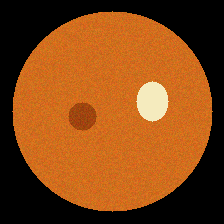
%> input picture data/raw/aptos/aptos_00_1.png, 224 x 224 px
$ octave --eval "result = enhanceContrast(imread('../data/raw/aptos/aptos_00_1.png'));"   (GNU Octave 9; MATLAB toolbox functions it lacks are replaced by stand-ins)
%> lines starting %> are read from the running program, lines starting %| are printed output that depends on the picture; in (x1, y1, x2, y2) boxes, pixels count from 0 and x2, y2 are one past the last pixel; in counts of white or black regions, pixels touching at a corner belong together; the program's own positions count from 1
function enhancedImg = enhanceContrast(img, gammaVal, clipPercentiles)
% ENHANCECONTRAST Retinal dynamic range stretching and adaptive gamma correction.
%
%   enhancedImg = enhanceContrast(img)
%   enhancedImg = enhanceContrast(img, gammaVal)
%   enhancedImg = enhanceContrast(img, gammaVal, clipPercentiles)
%
%   Inputs:
%       img             - RGB or grayscale retinal fundus image (uint8 or double).
%       gammaVal        - (Optional) Gamma correction exponent (Default: 1.15).
%                         Values >1 stretch darker microvascular detail.
%       clipPercentiles - (Optional) [lowPercentile, highPercentile] for contrast stretch (Default: [1.0, 99.0]).
%
%   Outputs:
%       enhancedImg     - Contrast-stretched RGB or grayscale image (uint8).
%
%   Author: SIH26038 Capstone Engineering Team
%   Date: September 2026

    if nargin < 2 || isempty(gammaVal)
        gammaVal = 1.15;
    end

    if nargin < 3 || isempty(clipPercentiles)
        clipPercentiles = [1.0, 99.0];
    end

    if isfloat(img) && max(img(:)) <= 1.0
        imgUint8 = im2uint8(img);
    else
        imgUint8 = uint8(img);
%> imgUint8 is the input picture: size 224x224x3 uint8; mean R, G, B 131.3, 70.6, 21.5
    end

    % Extract foreground retinal mask
    gray = rgb2gray(imgUint8);
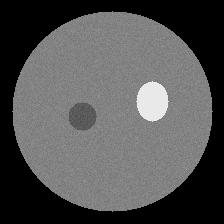
%> gray: size 224x224 uint8; min 0, max 233, mean 83.1
    mask = gray > 15;
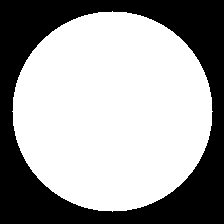
%> mask: size 224x224 logical; 62.6% white; 1 black region, box (x1, y1, x2, y2) and area: (0, 0, 224, 224) 18759

    if size(imgUint8, 3) == 3
        % Work in L*a*b* color space to preserve chromaticity of blood vessels
        labImg = rgb2lab(imgUint8);
%> labImg: size 224x224x3 double; mean of channels 1, 2, 3 36.2, 20.8, 35.2
        L = labImg(:, :, 1); % [0, 100]
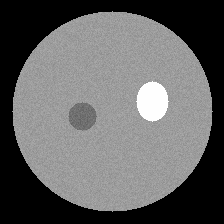
%> L: size 224x224 double; min 0, max 92.82, mean 36.2; drawn with min black and max white

        retinalL = L(mask);
        if ~isempty(retinalL) && numel(retinalL) > 100
            lowVal = prctile(retinalL, clipPercentiles(1));
%> lowVal = 41.12
            highVal = prctile(retinalL, clipPercentiles(2));
%> highVal = 92.82

            if highVal > lowVal
                % Linear contrast stretch on Luminance
                L_stretched = (L - lowVal) / (highVal - lowVal) * 100.0;
                L_stretched = max(0.0, min(100.0, L_stretched));
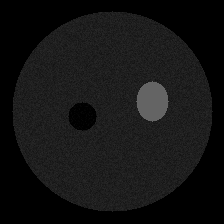
%> L_stretched: size 224x224 double; min 0, max 100, mean 20.2

                % Gamma adjustment
                L_norm = L_stretched / 100.0;
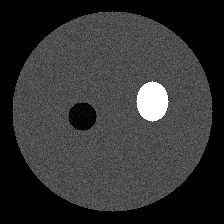
%> L_norm: size 224x224 double; min 0, max 1, mean 0.202
                L_gamma = (L_norm .^ (1.0 / gammaVal)) * 100.0;

                labImg(:, :, 1) = L_gamma;
%> labImg: size 224x224x3 double; mean of channels 1, 2, 3 23.2, 20.8, 35.2
                enhancedImg = lab2rgb(labImg);
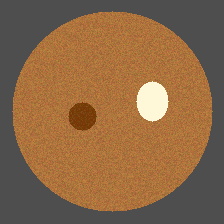
%> enhancedImg: size 224x224x3 double; mean R, G, B 0.361, 0.149, -0.0517; drawn with min black and max white
                enhancedImg = im2uint8(max(0.0, min(1.0, enhancedImg)));
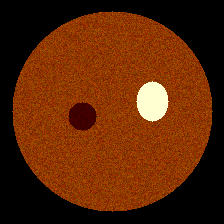
%> enhancedImg: size 224x224x3 uint8; mean R, G, B 91.7, 38.3, 4.2
            else
                enhancedImg = imgUint8;
            end
        else
            enhancedImg = imgUint8;
        end
    else
        % Grayscale
        I = double(imgUint8);
        retinalI = I(mask);
        if ~isempty(retinalI)
            lowVal = prctile(retinalI, clipPercentiles(1));
            highVal = prctile(retinalI, clipPercentiles(2));
            if highVal > lowVal
                I_stretched = (I - lowVal) / (highVal - lowVal) * 255.0;
                I_stretched = max(0.0, min(255.0, I_stretched));
                I_gamma = ((I_stretched / 255.0) .^ (1.0 / gammaVal)) * 255.0;
                enhancedImg = uint8(I_gamma);
            else
                enhancedImg = imgUint8;
            end
        else
            enhancedImg = imgUint8;
        end
    end
end
